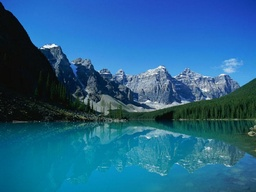
#> input picture ImageProcessing_12/scenery.jpg, 256 x 192 px, shrunk from 852 x 640 before the run
$ python opencv_kmean_practice_rgb.py
#> lines starting #> are read from the running program, lines starting #| are printed output that depends on the picture
# coding: utf-8
import cv2
import numpy as np
import matplotlib.pyplot as plt

# 读取原始图像
img = cv2.imread('scenery.jpg')
#> img is the input picture: shape (192, 256, 3); mean B, G, R 139.4, 98.9, 34.8
print(img.shape)
#| (192, 256, 3)

# 图像二维像素转换为一维
data = img.reshape((-1, 3))
data = np.float32(data)

# 定义中心 (type,max_iter,epsilon)
criteria = (cv2.TERM_CRITERIA_EPS +
            cv2.TERM_CRITERIA_MAX_ITER, 10, 1.0)

# 设置标签
flags = cv2.KMEANS_RANDOM_CENTERS

# K-Means聚类 聚集成2类
compactness, labels2, centers2 = cv2.kmeans(data, 2, None, criteria, 10, flags)
#> compactness = 129118718.3; centers2 = [[179, 122.2, 41.74], [45.54, 43.77, 18.43]]

# K-Means聚类 聚集成4类
compactness, labels4, centers4 = cv2.kmeans(data, 4, None, criteria, 10, flags)
#> compactness = 67549699.8; centers4 = [[37.71, 37.93, 16.8], [182.4, 154.8, 111.9], [141.2, 112.9, 23.02], [204.8, 117.8, 39.02]]

# K-Means聚类 聚集成8类
compactness, labels8, centers8 = cv2.kmeans(data, 8, None, criteria, 10, flags)
#> compactness = 33060907.5; centers8 = [[174.7, 153.2, 119.9], [151.6, 121, 11.85], [69.28, 65.28, 25.86], [213.6, 192.4, 164.9], [132.1, 111.7, 71.23], [18.44, 19.01, 9.79], [200.6, 104.3, 34.17], [214.4, 144, 55.71]]

# K-Means聚类 聚集成16类
compactness, labels16, centers16 = cv2.kmeans(data, 16, None, criteria, 10, flags)
#> compactness = 15875701.1; centers16 = 16 rows, first 8: [157.4, 65.56, 21.13], [213, 125.3, 41.46], [85.13, 72.63, 20.47], [218.3, 152.7, 67.42], [168.7, 134.7, 6.64], [15.12, 15.59, 8.87], [136, 107.4, 4.04], [204.5, 183, 154.2]

# K-Means聚类 聚集成64类
compactness, labels64, centers64 = cv2.kmeans(data, 64, None, criteria, 10, flags)
#> compactness = 4911659.3; centers64 = 64 rows, first 8: [223.3, 165.1, 87.78], [224.4, 160.9, 76.64], [95.82, 81.28, 5.66], [186.1, 161.5, 64.21], [223.7, 154.8, 70.53], [193.7, 177.8, 158], [223, 149.3, 63.17], [168.5, 152.3, 85.26]

# 图像转换回uint8二维类型
centers2 = np.uint8(centers2)
#> centers2 = [[179, 122, 41], [45, 43, 18]]
res = centers2[labels2.flatten()]
dst2 = res.reshape((img.shape))
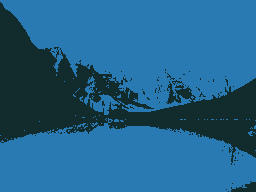
#> dst2: shape (192, 256, 3); mean B, G, R 139.2, 98.5, 34.2

centers4 = np.uint8(centers4)
#> centers4 = [[37, 37, 16], [182, 154, 111], [141, 112, 23], [204, 117, 39]]
res = centers4[labels4.flatten()]
dst4 = res.reshape((img.shape))
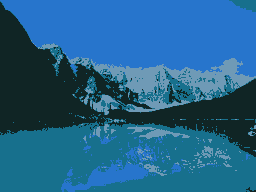
#> dst4: shape (192, 256, 3); mean B, G, R 138.8, 98.1, 34.5

centers8 = np.uint8(centers8)
#> centers8 = [[174, 153, 119], [151, 120, 11], [69, 65, 25], [213, 192, 164], [132, 111, 71], [18, 19, 9], [200, 104, 34], [214, 144, 55]]
res = centers8[labels8.flatten()]
dst8 = res.reshape((img.shape))
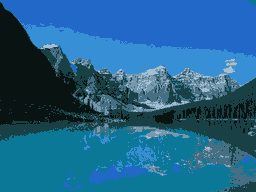
#> dst8: shape (192, 256, 3); mean B, G, R 138.9, 98.5, 34.2

centers16 = np.uint8(centers16)
#> centers16 = 16 rows, first 8: [157, 65, 21], [213, 125, 41], [85, 72, 20], [218, 152, 67], [168, 134, 6], [15, 15, 8], [135, 107, 4], [204, 182, 154]
res = centers16[labels16.flatten()]
dst16 = res.reshape((img.shape))
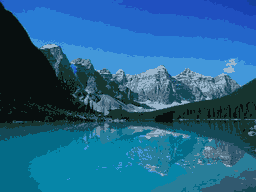
#> dst16: shape (192, 256, 3); mean B, G, R 138.8, 98.4, 34.3

centers64 = np.uint8(centers64)
#> centers64 = 64 rows, first 8: [223, 165, 87], [224, 160, 76], [95, 81, 5], [186, 161, 64], [223, 154, 70], [193, 177, 157], [222, 149, 63], [168, 152, 85]
res = centers64[labels64.flatten()]
dst64 = res.reshape((img.shape))

# 图像转换为RGB显示
img = cv2.cvtColor(img, cv2.COLOR_BGR2RGB)
dst2 = cv2.cvtColor(dst2, cv2.COLOR_BGR2RGB)
dst4 = cv2.cvtColor(dst4, cv2.COLOR_BGR2RGB)
dst8 = cv2.cvtColor(dst8, cv2.COLOR_BGR2RGB)
dst16 = cv2.cvtColor(dst16, cv2.COLOR_BGR2RGB)
dst64 = cv2.cvtColor(dst64, cv2.COLOR_BGR2RGB)

# 用来正常显示中文标签
plt.rcParams['font.sans-serif'] = ['SimHei']

# 显示图像
titles = [u'原始图像', u'聚类图像 K=2', u'聚类图像 K=4',
          u'聚类图像 K=8', u'聚类图像 K=16', u'聚类图像 K=64']
images = [img, dst2, dst4, dst8, dst16, dst64]
for i in range(6):
    plt.subplot(2, 3, i + 1), plt.imshow(images[i], 'gray'),
    plt.title(titles[i])
    plt.xticks([]), plt.yticks([])
plt.show()
